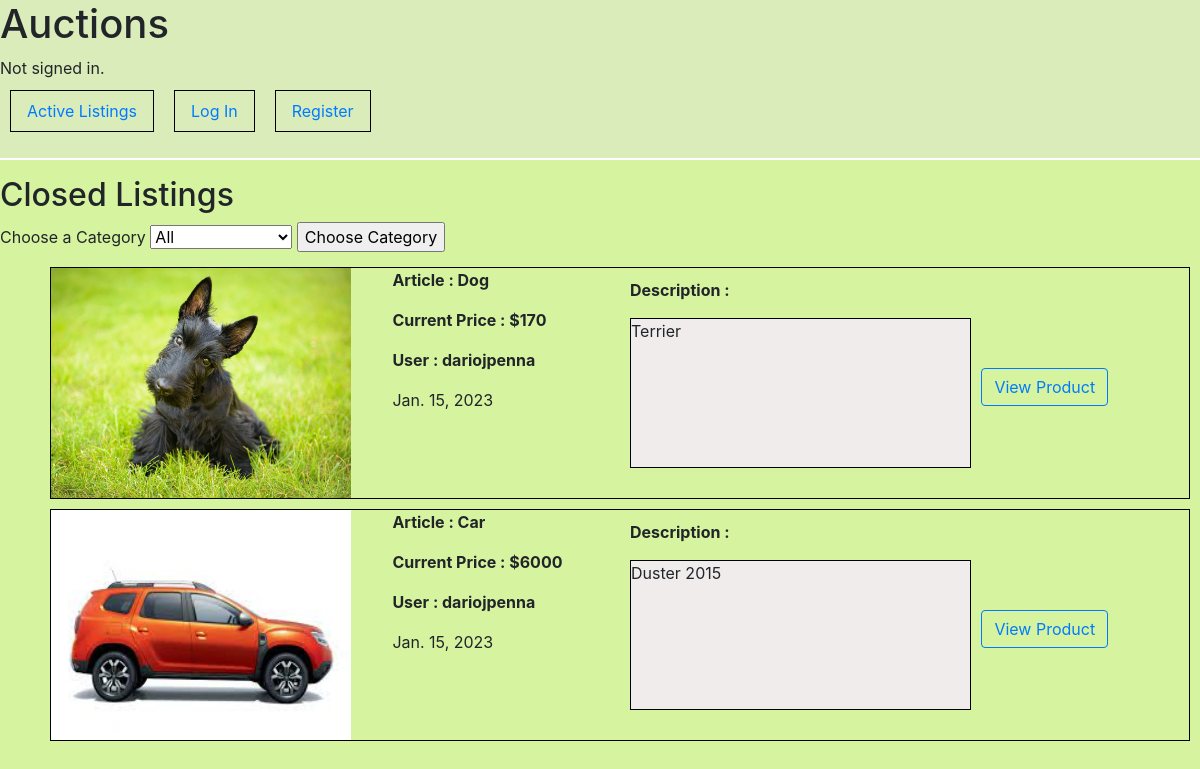
The app's page /closed with its own data.
### auctions/models.py (models this page shows, shortened)
class Auction(models.Model):
    article=models.CharField(max_length=64)
    price=models.ForeignKey(Bid,on_delete=models.CASCADE,null=True,blank=True,related_name='Bid')
    description=models.TextField(max_length=500)
    image=models.ImageField (upload_to='media', null=TRUE)
    date=models.DateField(auto_now=True,null=TRUE,blank=True)
    category=models.ForeignKey(Category , on_delete=models.CASCADE, blank=True,null=True,related_name='category')
    watchlist=models.ManyToManyField(User,blank=TRUE,null=TRUE,related_name='watchlist')
    owner = models.ForeignKey(User,on_delete=models.CASCADE,blank=TRUE,null=TRUE,related_name='user')
    activated=models.BooleanField(default=True)

class Bid (models.Model):
    user=models.ForeignKey(User,on_delete=models.CASCADE,blank=False,null=False,related_name='userBid')
    bid=models.IntegerField(blank=True,null=TRUE)
    def __str__(self):
        return f'{self.bid}'

class User(AbstractUser):
    pass

### auctions/views.py (the view)
# urls.py: path('closed',views.closed,name='closed')
def closed(request):
    auctions=Auction.objects.all()
    categories= Category.objects.all()
    return render(request, "auctions/closedListings.html",{
        'auctions':auctions,
        'categories':categories,
    })

### auctions/models.py (called while the page is built)
    def __str__(self):
        return f'{self.CategorieName}'

### auctions/templates/auctions/closedListings.html (shortened to what this page needs)
{% extends "auctions/layout.html" %}
{% block body %}
    <h2>Closed Listings</h2>
    <form action="{% url 'categories' %}" method="post" >
        <div>
            <label for="category" >Choose a Category</label>
            <select name="category" id="category">
                {% for cat in categories %}
                <option value="{{cat}}">{{cat}}</option>
                {%endfor%}
            </select>
            <input type="submit" value="Choose Category">
        </div>
    </form>
    <ul  >
        {% for auction in auctions %}
            {% if not auction.activated %}
                <li >
                    <div class="images">
                        {% if auction.image %} <img src="{{auction.image.url}}" alt="" width="300" height="230">{% endif %}
                    </div>
                    <div class="properties">
                        <p class="items"> Article : {{auction.article }} </p>
                        <p class="items"> Current Price : ${{ auction.price }} </p>
                        <p class="items"> User : {{auction.owner}} </p>
                        <p> {{ auction.date}} </p>
                    </div>
                    <div class="description" >
                        <p class="items"> Description : </p>
                        <p class="text-description">{{ auction.description}}</p>
                    </div>
                    <div >
                        <form action="{% url 'product' id=auction.id %}" method="get">
                            <button style="margin-top: 100px;" class= "btn btn-outline-primary">View Product</button>
                        </form>
                    </div>
                </li>
            {% endif %}
        {% endfor %}
    </ul>
{% endblock %}

### auctions/static/auctions/styles.css (style rules this page uses)
body { background-color: rgb(214, 243, 159); }
li { display: flex ; border: solid black 1px; margin: 10px; }
.images { width: 30%; height: 100%; }
.properties { width: 20%; }
.description { width: 30%; margin: 10px; }
.items { font-weight: bold; }
.text-description { border: solid black 1px; height: 150px; background-color: rgb(241, 236, 236); }

### records on screen
Auction: image (picture), article "Dog", price "170", owner "dariojpenna", date "Jan. 15, 2023", description "Terrier"
Auction: image (picture), article "Car", price "6000", owner "dariojpenna", date "Jan. 15, 2023", description "Duster 2015"

### other values on screen
form field category "All"
